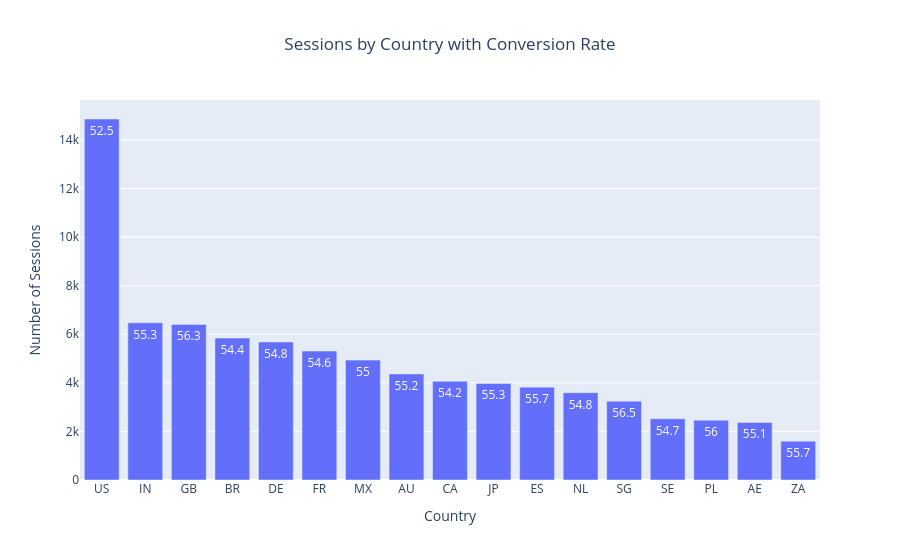

Write notebook code for a chart like this one.
### Markdown cell above
#### Hypothese 4 
(Country impact): Conversion from add_to_cart to checkout may vary across countries due to differences in user behavior, pricing sensitivity, or local conditions.

##### Analysis Approach
To test this hypothesis, we calculated the conversion rate from add_to_cart to checkout for each country.

For each country, we measured the proportion of sessions that reached checkout among all sessions where users added items to the cart.

### Code cell
conversion_by_country = (
    df_funnel
    .groupby("country")
    .agg(
        total=("session_id", "nunique"),
        checkout=("status", lambda x: x.isin(["checkout_only", "purchase"]).sum())
    )
    .reset_index()
)

conversion_by_country["conversion_rate"] = (
    conversion_by_country["checkout"] / conversion_by_country["total"] * 100
)

fig_by_country= px.bar(
    conversion_by_country.sort_values("total", ascending=False),
    x="country",
    y="total",
    text=conversion_by_country["conversion_rate"].round(1),
    title="Sessions by Country with Conversion Rate"
)

fig_by_country.update_layout(
    title={
        "text": "Sessions by Country with Conversion Rate",
        "x": 0.5,
        "xanchor": "center"
    },
    xaxis_title="Country",
    yaxis_title="Number of Sessions"
)

fig_by_country.show()

### Figure 1 — Plotly figure (JSON) as saved in the notebook; plotly's stock layout.template omitted (floating-point values rounded to 4 significant figures)
{"data": [{"hovertemplate": "country=%{x}<br>total=%{y}<br>text=%{text}<extra></extra>", "legendgroup": "", "marker": {"color": "#636efa", "pattern": {"shape": ""}}, "name": "", "orientation": "v", "showlegend": false, "text": [52.5, 55.3, 56.3, 54.4, 54.8, 54.6, 55.0, 55.2, 54.2, 55.3, 55.7, 54.8, 56.5, 54.7, 56.0, 55.1, 55.7], "textposition": "auto", "type": "bar", "x": ["US", "IN", "GB", "BR", "DE", "FR", "MX", "AU", "CA", "JP", "ES", "NL", "SG", "SE", "PL", "AE", "ZA"], "xaxis": "x", "y": [14860, 6471, 6406, 5841, 5681, 5309, 4935, 4367, 4064, 3976, 3821, 3593, 3245, 2521, 2463, 2368, 1597], "yaxis": "y"}], "layout": {"barmode": "relative", "legend": {"tracegroupgap": 0}, "title": {"text": "Sessions by Country with Conversion Rate", "x": 0.5, "xanchor": "center"}, "xaxis": {"anchor": "y", "domain": [0, 1], "title": {"text": "Country"}}, "yaxis": {"anchor": "x", "domain": [0, 1], "title": {"text": "Number of Sessions"}}}}
